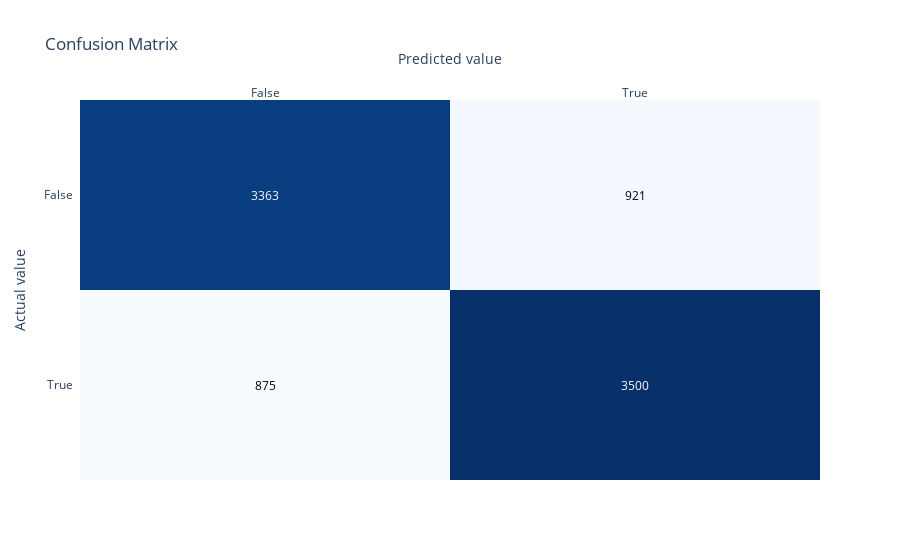

Here is the notebook cell this chart was saved with:
### Code cell
base_ExtraTrees_ME.fit(df_train_ME, label="Transported", metric_list=["accuracy", "roc_auc", "f1", "confusion_matrix"], metric_opt_dir_list=["max", "max","max", "compr"])

### Figure 1 — Plotly figure (JSON) as saved in the notebook; plotly's stock layout.template omitted (floating-point values rounded to 4 significant figures)
{"data": [{"colorscale": [[0, "rgb(247,251,255)"], [0.125, "rgb(222,235,247)"], [0.25, "rgb(198,219,239)"], [0.375, "rgb(158,202,225)"], [0.5, "rgb(107,174,214)"], [0.625, "rgb(66,146,198)"], [0.75, "rgb(33,113,181)"], [0.875, "rgb(8,81,156)"], [1, "rgb(8,48,107)"]], "reversescale": false, "showscale": false, "type": "heatmap", "x": ["False", "True"], "y": ["False", "True"], "z": [[3363, 921], [875, 3500]]}], "layout": {"annotations": [{"font": {"color": "#FFFFFF"}, "showarrow": false, "text": "3363", "x": "False", "xref": "x", "y": "False", "yref": "y"}, {"font": {"color": "#000000"}, "showarrow": false, "text": "921", "x": "True", "xref": "x", "y": "False", "yref": "y"}, {"font": {"color": "#000000"}, "showarrow": false, "text": "875", "x": "False", "xref": "x", "y": "True", "yref": "y"}, {"font": {"color": "#FFFFFF"}, "showarrow": false, "text": "3500", "x": "True", "xref": "x", "y": "True", "yref": "y"}], "autosize": true, "title": {"text": "Confusion Matrix"}, "xaxis": {"autorange": true, "dtick": 1, "gridcolor": "rgb(0, 0, 0)", "range": [-0.5, 1.5], "side": "top", "ticks": "", "title": {"text": "Predicted value"}, "type": "category"}, "yaxis": {"autorange": true, "dtick": 1, "range": [1.5, -0.5], "ticks": "", "ticksuffix": "  ", "title": {"text": "Actual value"}, "type": "category"}}}
